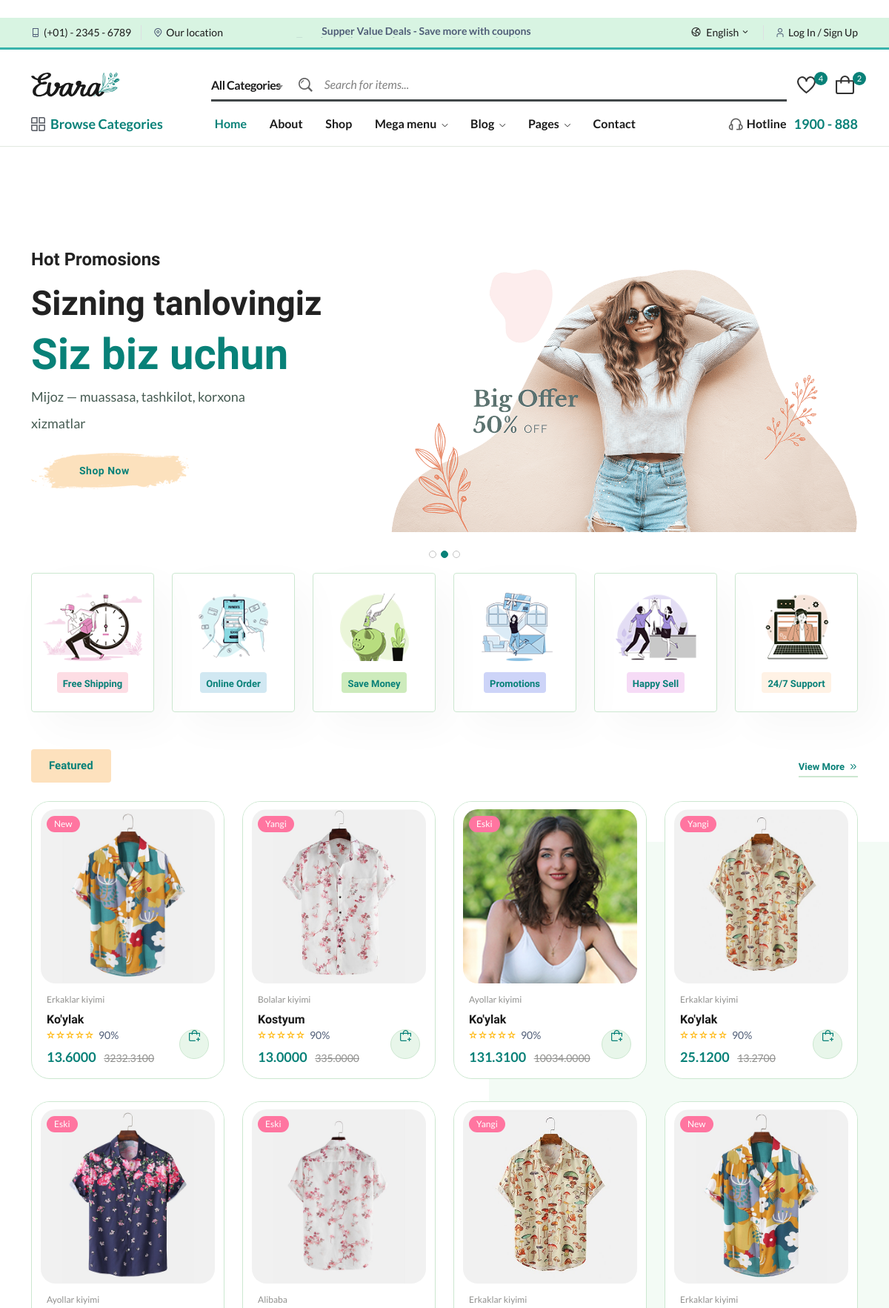
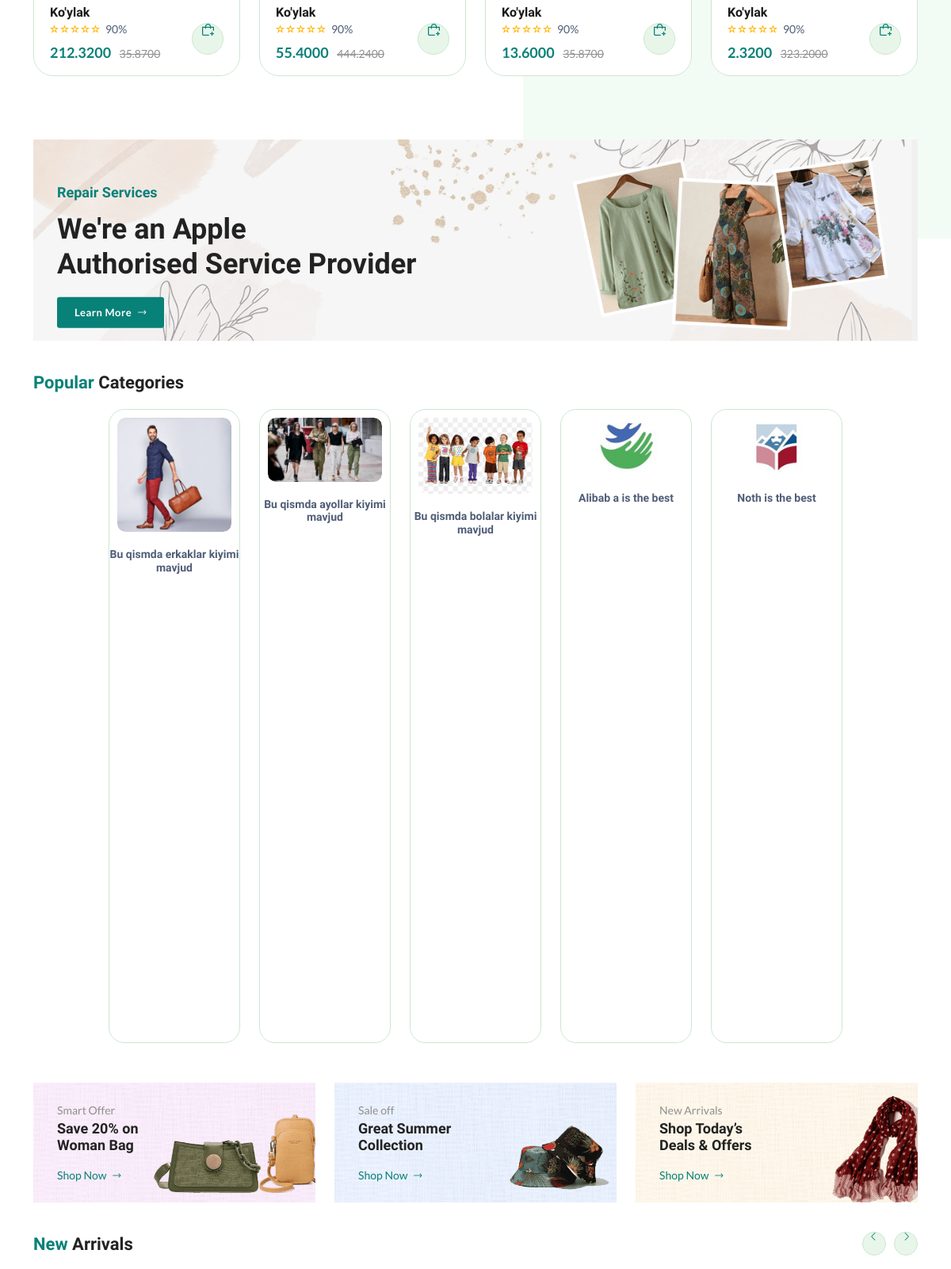
The page / (upper part) on the database its author committed (2 pictures, top to bottom).
### mahsulot/models.py (models this page shows, shortened)
class Main(models.Model):
    title = models.CharField(max_length=50)
    title2 = models.CharField(max_length=80)
    title3 = models.CharField(max_length=80)
    summary = models.CharField(max_length=100)
    image = models.ImageField(upload_to='Media/main_img')

class Mahsulot(models.Model):
    STATUS = (
        ('True','Mavjud'),
        ('False','Mavjud emas'),
    )
    kategoriya = models.ForeignKey(Category,on_delete=models.CASCADE)
    sotuv = models.CharField(max_length=50)
    image = models.ImageField(upload_to='Media/mah_img')
    mah_nomi = models.CharField(max_length=80)
    status = models.CharField(choices=STATUS,max_length=20)
    yangi_narx = models.DecimalField(null=True,max_digits=10,decimal_places=4)
    eski_narx = models.DecimalField(null=True,max_digits=10,decimal_places=4)

class Category(models.Model):
    STATUS = (
        ('True','Mavjud'),
        ('False','Mavjud emas'),
    )
    categories = models.CharField(max_length=100)
    image = models.ImageField(upload_to='Media/categ_img')
    izoh = models.TextField()
    status = models.CharField(choices=STATUS,max_length=20)
    created_at = models.DateTimeField(auto_now_add=True)
    updated_at = models.DateTimeField(auto_now=True)
    def __str__(self):
        return self.categories

### home/views.py (the view)
# urls.py: path('',include('home.urls')),
def home(request):
    main = Main.objects.all()
    kategoriy = Category.objects.all()
    mahsulot = Mahsulot.objects.filter(status=True).order_by('?')
    featuredbrand = FeaturedBrand.objects.all()
    fromblog = FromBlog.objects.all()
    sale = Sale.objects.all()
    belowfooter = Belowfooter.objects.all()
    footermodel = Footermodel.objects.all()
    appstore = Appstore.objects.all()
    context = {
        'main': main,
        'kategoriy': kategoriy,
        'mahsulot': mahsulot,
        'featuredbrand': featuredbrand,
        'fromblog': fromblog,
        'sale': sale,
        'belowfooter': belowfooter,
        'footermodel': footermodel,
        'appstore': appstore,
    }
    return render(request, 'index.html',context)

### home/templates/index.html (shortened to what this page needs)
﻿{% load static %}
<!DOCTYPE html>
<html class="no-js" lang="en">
<head>
    <link rel="stylesheet" href="{% static 'assets/css/main.css' %}">
</head>
<body>
    {% include 'header.html' %}
    <main class="main">
        <section class="home-slider position-relative pt-50">
            <div class="hero-slider-1 dot-style-1 dot-style-1-position-1">
                 {% for rs in main %}
                <div class="single-hero-slider single-animation-wrap">
                    <div class="container">
                        <div class="row align-items-center slider-animated-1">
                            <div class="col-lg-5 col-md-6">
                                <div class="hero-slider-content-2">
                                    <h4 class="animated">{{ rs.title }}</h4>
                                    <h2 class="animated fw-900">{{ rs.title2 }}</h2>
                                    <h1 class="animated fw-900 text-brand">{{ rs.title3 }}</h1>
                                    <p class="animated">{{ rs.summary }}</p>
                                    <a class="animated btn btn-brush btn-brush-3" href="{% url 'right' %}"> Shop Now </a>
                                </div>
                            </div>
                            <div class="col-lg-7 col-md-6">
                                <div class="single-slider-img single-slider-img-1">
                                    <img class="animated slider-1-1" src="{{ rs.image.url }}" alt="">
                                </div>
                            </div>
                        </div>
                    </div>
                </div>
                {% endfor %}
            </div>
        </section>
        <section class="featured section-padding position-relative">
            <div class="container">
                <div class="row">
                    <div class="col-lg-2 col-md-4 mb-md-3 mb-lg-0">
                        <div class="banner-features wow fadeIn animated hover-up">
                            <img src="{% static 'assets/imgs/theme/icons/feature-1.png' %}" alt="">
                            <h4 class="bg-1">Free Shipping</h4>
                        </div>
                    </div>
                    <div class="col-lg-2 col-md-4 mb-md-3 mb-lg-0">
                        <div class="banner-features wow fadeIn animated hover-up">
                            <img src="{% static 'assets/imgs/theme/icons/feature-2.png' %}" alt="">
                            <h4 class="bg-3">Online Order</h4>
                        </div>
                    </div>
                    <div class="col-lg-2 col-md-4 mb-md-3 mb-lg-0">
                        <div class="banner-features wow fadeIn animated hover-up">
                            <img src="{% static 'assets/imgs/theme/icons/feature-3.png' %}" alt="">
                            <h4 class="bg-2">Save Money</h4>
                        </div>
                    </div>
                    <div class="col-lg-2 col-md-4 mb-md-3 mb-lg-0">
                        <div class="banner-features wow fadeIn animated hover-up">
                            <img src="{% static 'assets/imgs/theme/icons/feature-4.png' %}" alt="">
                            <h4 class="bg-4">Promotions</h4>
                        </div>
                    </div>
                    <div class="col-lg-2 col-md-4 mb-md-3 mb-lg-0">
                        <div class="banner-features wow fadeIn animated hover-up">
                            <img src="{% static 'assets/imgs/theme/icons/feature-5.png' %}" alt="">
                            <h4 class="bg-5">Happy Sell</h4>
                        </div>
                    </div>
                    <div class="col-lg-2 col-md-4 mb-md-3 mb-lg-0">
                        <div class="banner-features wow fadeIn animated hover-up">
                            <img src="{% static 'assets/imgs/theme/icons/feature-6.png' %}" alt="">
                            <h4 class="bg-6">24/7 Support</h4>
                        </div>
                    </div>
                </div>
            </div>
        </section>
        <section class="product-tabs section-padding position-relative wow fadeIn animated">
            <div class="container">
                <div class="tab-header">
                    <ul class="nav nav-tabs" id="myTab" role="tablist">
                        <li class="nav-item" role="presentation">
                            <button class="nav-link active" id="nav-tab-one" data-bs-toggle="tab" data-bs-target="#tab-one" type="button" role="tab" aria-controls="tab-one" aria-selected="true">Featured</button>
                        </li>
                    </ul>
                    <a href="#" class="view-more d-none d-md-flex">View More<i class="fi-rs-angle-double-small-right"></i></a>
                </div>
                <div class="tab-content wow fadeIn animated" id="myTabContent">
                    <div class="tab-pane fade show active" id="tab-one" role="tabpanel" aria-labelledby="tab-one">
                        <div class="row product-grid-4">
                            {% for rs in mahsulot %}
                            <div class="col-lg-3 col-md-4 col-12 col-sm-6">
                                <div class="product-cart-wrap mb-30">
                                    <div class="product-img-action-wrap">
                                        <div class="product-img product-img-zoom">
                                            <a href="{% url 'right' %}">
                                                <img class="default-img" src="{{ rs.image.url }}" alt="">
                                            </a>
                                        </div>
                                        <div class="product-badges product-badges-position product-badges-mrg">
                                            <span class="hot">{{ rs.sotuv }}</span>
                                        </div>
                                    </div>
                                    <div class="product-content-wrap">
                                        <div class="product-category">
                                            <a href="{% url 'right' %}">{{ rs.kategoriya }}</a>
                                        </div>
                                        <h2><a href="{% url 'right' %}">{{ rs.mah_nomi }}</a></h2>
                                        <div class="rating-result" title="90%">
                                            <span>
                                                <span>90%</span>
                                            </span>
                                        </div>
                                        <div class="product-price">
                                            <span>{{ rs.yangi_narx }} </span>
                                            <span class="old-price">{{ rs.eski_narx }}</span>
                                        </div>
                                        <div class="product-action-1 show">
                                            <a aria-label="Add To Cart" class="action-btn hover-up" href="{% url 'shopcart' %}"><i class="fi-rs-shopping-bag-add"></i></a>
                                        </div>
                                    </div>
                                </div>
                            </div>
                            {% endfor %}
                        </div>
                    </div>
                </div>
            </div>
        </section>
        <section class="banner-2 section-padding pb-0">
            <div class="container">
                <div class="banner-img banner-big wow fadeIn animated f-none">
                    <img src="{% static 'assets/imgs/banner/banner-4.png' %}" alt="">
                    <div class="banner-text d-md-block d-none">
                        <h4 class="mb-15 mt-40 text-brand">Repair Services</h4>
                        <h1 class="fw-600 mb-20">We're an Apple <br>Authorised Service Provider</h1>
                        <a href="{% url 'right' %}" class="btn">Learn More <i class="fi-rs-arrow-right"></i></a>
                    </div>
                </div>
            </div>
        </section>
        <section class="popular-categories section-padding mt-15 mb-25">
            <div class="container wow fadeIn animated">
                <h3 class="section-title mb-20"><span>Popular</span> Categories</h3>
                <div class="carausel-6-columns-cover position-relative">
                    <div class="carausel-6-columns" id="carausel-6-columns">
                        {% for rs in kategoriy %}
                        <div class="card-1">
                            <figure class=" img-hover-scale overflow-hidden">
                                <a href="{% url 'right' %}"><img src="{{ rs.image.url }}" alt=""></a>
                            </figure>
                            <h5><a href="{% url 'right' %}">{{ rs.izoh }}</a></h5>
                        </div>
                       {% endfor %}
                    </div>
                </div>
            </div>
        </section>
        <section class="banners mb-15">
            <div class="container">
                <div class="row">
                    <div class="col-lg-4 col-md-6">
                        <div class="banner-img wow fadeIn animated">
                            <img src="{% static 'assets/imgs/banner/banner-1.png' %}" alt="">
                            <div class="banner-text">
                                <span>Smart Offer</span>
                                <h4>Save 20% on <br>Woman Bag</h4>
                                <a href="{% url 'right' %}">Shop Now <i class="fi-rs-arrow-right"></i></a>
                            </div>
                        </div>
                    </div>
                    <div class="col-lg-4 col-md-6">
                        <div class="banner-img wow fadeIn animated">
                            <img src="{% static 'assets/imgs/banner/banner-2.png' %}" alt="">
                            <div class="banner-text">
                                <span>Sale off</span>
                                <h4>Great Summer <br>Collection</h4>
                                <a href="{% url 'right' %}">Shop Now <i class="fi-rs-arrow-right"></i></a>
                            </div>
                        </div>
                    </div>
                    <div class="col-lg-4 d-md-none d-lg-flex">
                        <div class="banner-img wow fadeIn animated  mb-sm-0">
                            <img src="{% static 'assets/imgs/banner/banner-3.png' %}" alt="">
                            <div class="banner-text">
                                <span>New Arrivals</span>
                                <h4>Shop Today’s <br>Deals & Offers</h4>
                                <a href="{% url 'right' %}">Shop Now <i class="fi-rs-arrow-right"></i></a>
                            </div>
                        </div>
                    </div>
                </div>
            </div>
        </section>
        <section class="section-padding">
            <div class="container wow fadeIn animated">
                <h3 class="section-title mb-20"><span>New</span> Arrivals</h3>
            </div>
        </section>
    </main>
</body>
</html>

### rows shown on the page
Main: title "Hot Promosions", title2 "Sizning tanlovingiz", title3 "Siz biz uchun", summary "Mijoz — muassasa, tashkilot, korxona xizmatlar", image (picture)
Mahsulot: image (picture), sotuv "New", kategoriya "Erkaklar kiyimi", mah_nomi "Ko'ylak", yangi_narx "13.6000", eski_narx "3232.3100"
Mahsulot: image (picture), sotuv "Yangi", kategoriya "Bolalar kiyimi", mah_nomi "Kostyum", yangi_narx "13.0000", eski_narx "335.0000"
Mahsulot: image (picture), sotuv "Eski", kategoriya "Ayollar kiyimi", mah_nomi "Ko'ylak", yangi_narx "131.3100", eski_narx "10034.0000"
Mahsulot: image (picture), sotuv "Yangi", kategoriya "Erkaklar kiyimi", mah_nomi "Ko'ylak", yangi_narx "25.1200", eski_narx "13.2700"
Mahsulot: image (picture), sotuv "Eski", kategoriya "Ayollar kiyimi", mah_nomi "Ko'ylak", yangi_narx "212.3200", eski_narx "35.8700"
Mahsulot: image (picture), sotuv "Eski", kategoriya "Alibaba", mah_nomi "Ko'ylak", yangi_narx "55.4000", eski_narx "444.2400"
Mahsulot: image (picture), sotuv "Yangi", kategoriya "Erkaklar kiyimi", mah_nomi "Ko'ylak", yangi_narx "13.6000", eski_narx "35.8700"
Mahsulot: image (picture), sotuv "New", kategoriya "Erkaklar kiyimi", mah_nomi "Ko'ylak", yangi_narx "2.3200", eski_narx "323.2000"
Category: image (picture), izoh "Bu qismda erkaklar kiyimi mavjud"
Category: image (picture), izoh "Bu qismda ayollar kiyimi mavjud"
Category: image (picture), izoh "Bu qismda bolalar kiyimi mavjud"
Category: image (picture), izoh "Alibab a is the best"
Category: image (picture), izoh "Noth is the best"
